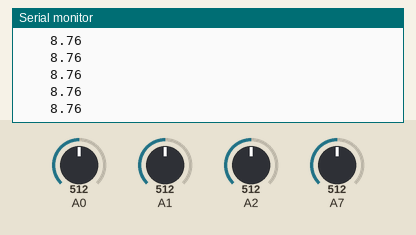
Recording of a sketch running on a simulated Arduino Uno, built with avr-gcc and run on an emulated ATmega328P. Shown: the last lines printed to the serial monitor. The inputs (shaded band) are chosen by the test bench; at power-on: A7 = 512, A0 = 512, A1 = 512, A2 = 512.

Above: at 1.2 s.
1.3 s: A7 set to 716
At 1.9 s:
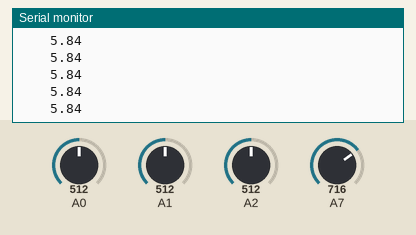
4.3 s: A7 set to 992
At 5.0 s:
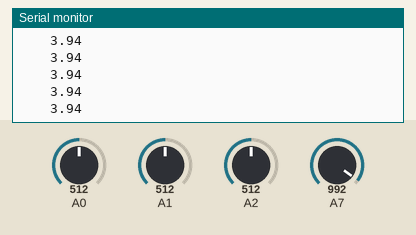
Timing chart, 0 to 7.3 s (numbered marks = the images above; inputs shaded):
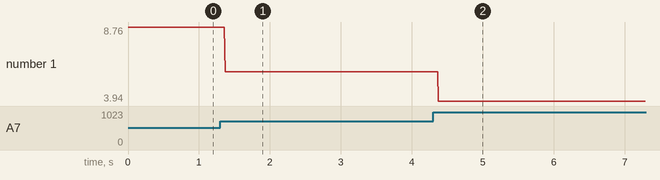

Measured:
- after the input at 1.3 s, the serial monitor: prints a new line after 0.07 s (image 1)
- after the input at 4.3 s, the serial monitor: prints a new line after 0.07 s (image 2)
- plotted number 1: 8.76 → 5.84 after the input at 1.3 s, 5.84 → 3.94 after the input at 4.3 s

The sketch:

sensortest.ino
```cpp
int S0=0;
int S1=0;
int S2=0;
int S3=0,S9=0;
float dst1,dst2;

void setup() {
  Serial.begin(9600);

}
void loop() {


  S0=analogRead(0);//一番右
  S1=analogRead(1);
  S2=analogRead(2);
  S3=analogRead(7);//一番左

 //0~1023
 dst1=5.0*analogRead(7)/1023;
 dst2=26.549*pow(dst1,-1.2091);
 if(dst2>100.00){dst2=100.00;}
  Serial.print("\t");
  Serial.print("\t");
  Serial.print(dst2);
  Serial.println("\t");


}
```
